Frame 1 (no input): blank canvas, image omitted
Frame 60 (the mouse pressed at the canvas centre just before this capture): blank canvas, image omitted
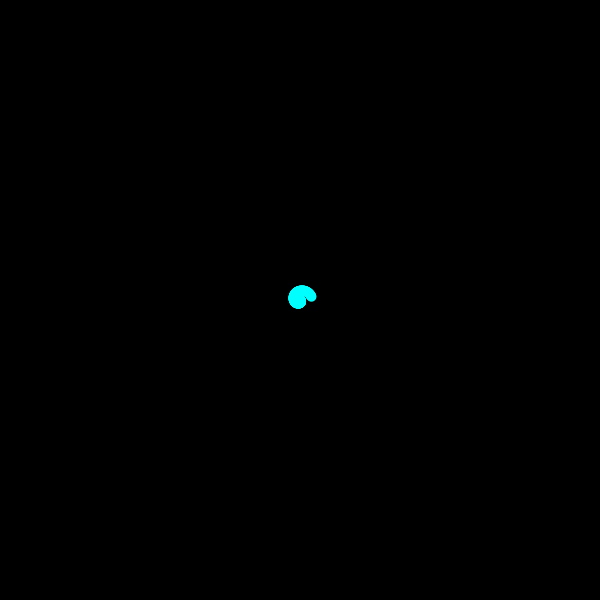
Frame 120 (the mouse held since frame 60 and released just before this capture)

The Processing sketch whose frames 1 and 60 were blank and that drew this single picture after the mouse press (run headless with seeded random() and noise(); from frame 60 on, the mouse is pressed at the canvas centre):

// Processing sketch: day4_03b_time_Spiral
// ── day4_03b_time_Spiral.pde
float r = 0;
float speed = 0.05;

void setup() {
  size(600,600);
  background(0);  
  smooth();
}

void draw() {
//  fill(0,10);
//  rect(0,0,width,height);
  println(frameCount);
  float x = r * cos(frameCount * speed);
  float y = r * sin(frameCount * speed);
  
  fill(0,255,255);
  noStroke();
  ellipse(x + width/2, y + height/2, 10, 10);
  
  r += 0.1;
}
